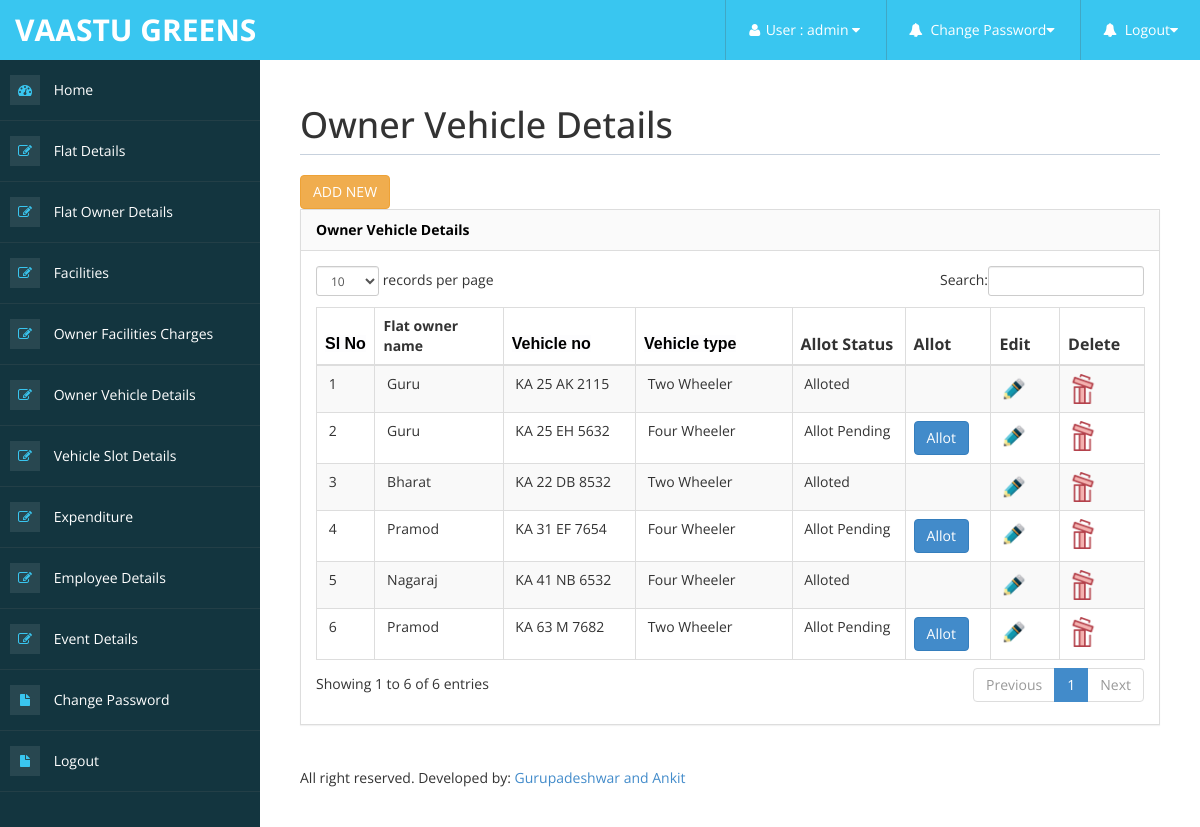
The page /admin/Owner_vehicle_details_view.php (signed in) on the database its author committed.
### tables this page shows
CREATE TABLE `owner_vehicle_details` (
  `Owner_vehicle_id` int(10) NOT NULL,
  `Flat_owner_id` int(10) NOT NULL,
  `Vehicle_no` varchar(15) NOT NULL,
  `Vehicle_type` varchar(20) NOT NULL,
  `allot_status` varchar(50) NOT NULL
);

CREATE TABLE `flat_owner_details` (
  `Flat_owner_id` int(10) NOT NULL,
  `Flat_owner_name` varchar(25) NOT NULL,
  `Flat_id` int(10) NOT NULL,
  `Address` varchar(25) NOT NULL,
  `contact_no` bigint(10) NOT NULL,
  `email_id` varchar(100) NOT NULL,
  `Aadhar_no` varchar(12) NOT NULL,
  `owner_occupation` varchar(25) NOT NULL,
  `DOB` date NOT NULL,
  `Gender` varchar(1) NOT NULL
);

### admin/Owner_vehicle_details_view.php (the view, shortened to what this page needs)
<!DOCTYPE html>
<html xmlns="http://www.w3.org/1999/xhtml">
<head>
<?php include('metadata.php');?>
<?php include('header.php');?>
<?php include('sidebar.php');?>
</head>
<body>
        <div id="page-wrapper" >
            <div id="page-inner">
			 <div class="row">
                    <div class="col-md-12">
                        <h1 class="page-header">
                             Owner Vehicle Details
                        </h1>
                    </div>
</div>
               <a href="Owner_vehicle_details_form.php" class="btn btn-warning btn" >ADD NEW</a>
            <div class="row">
                <div class="col-md-12">
                    <div class="panel panel-default">
                        <div class="panel-heading">
                              Owner Vehicle Details
                        </div>
                        <div class="panel-body">
                            <div class="table-responsive">
                                <table class="table table-striped table-bordered table-hover" id="dataTables-example">
                                    <thead>
    <tr>
      <th ><span style="color: rgb(0, 0, 0); font-family: sans-serif; font-size: medium; font-style: normal; font-variant-ligatures: normal; font-variant-caps: normal; font-weight: 700; letter-spacing: normal; orphans: 2; text-align: left; text-indent: 0px; text-transform: none; white-space: nowrap; widows: 2; word-spacing: 0px; -webkit-text-stroke-width: 0px; background-color: rgb(253, 253, 254); text-decoration-thickness: initial; text-decoration-style: initial; text-decoration-color: initial; display: inline !important; float: none;">Sl No</span></th>
      <th width="248">Flat owner name</th>
      <th width="202"><span style="color: rgb(0, 0, 0); font-family: sans-serif; font-size: medium; font-style: normal; font-variant-ligatures: normal; font-variant-caps: normal; font-weight: 700; letter-spacing: normal; orphans: 2; text-align: left; text-indent: 0px; text-transform: none; white-space: nowrap; widows: 2; word-spacing: 0px; -webkit-text-stroke-width: 0px; background-color: rgb(253, 253, 254); text-decoration-thickness: initial; text-decoration-style: initial; text-decoration-color: initial; display: inline !important; float: none;">Vehicle no</span></th>
      <th width="253"><span style="color: rgb(0, 0, 0); font-family: sans-serif; font-size: medium; font-style: normal; font-variant-ligatures: normal; font-variant-caps: normal; font-weight: 700; letter-spacing: normal; orphans: 2; text-align: left; text-indent: 0px; text-transform: none; white-space: nowrap; widows: 2; word-spacing: 0px; -webkit-text-stroke-width: 0px; background-color: rgb(253, 253, 254); text-decoration-thickness: initial; text-decoration-style: initial; text-decoration-color: initial; display: inline !important; float: none;">Vehicle type</span></th>
      <th width="104"><span class="style2">Allot&nbsp;Status</span></th>
	  <th width="104"><span class="style2">Allot</span></th>
	  <th width="104"><span class="style2">Edit</span></th>
      <th width="107"><span class="style2">Delete</span></th>
    </tr>
	</thead>
	<tbody>
    <?php
	include("../db_connect/db_connect.php");
	$sl_no=1;
	$sql="select * from owner_vehicle_details ov,flat_owner_details fd where ov.Flat_owner_id=fd.Flat_owner_id";
	$res=mysqli_query($conn,$sql);
	while($row=mysqli_fetch_array($res))
	{
	?>
	<tr>
       <td>&nbsp;<?php echo $sl_no++;?></td>
      <td>&nbsp;<?php echo $row['Flat_owner_name'];?></td>
      <td>&nbsp;<?php echo $row['Vehicle_no'];?></td>
      <td>&nbsp;<?php echo $row['Vehicle_type'];?></td>
	   <td>&nbsp;<?php echo $row['allot_status'];?></td>
      <td><?php if($row['allot_status']=='Allot Pending') {  ?><a href="vehicle_slot_details_form.php?Owner_vehicle_id=<?php echo $row['Owner_vehicle_id'];?>" class="btn btn-primary">Allot</a><?php } ?></td>
	  <td><a href="owner_vehicle_details_edit.php?Owner_vehicle_id=<?php echo $row['Owner_vehicle_id'];?>" ><img src="img/EDIT.png" width="30" height="30"</a></a></td>
      <td><a href="owner_vehicle_details_delete.php?Owner_vehicle_id=<?php echo $row['Owner_vehicle_id'];?>" ><img src="img/delete.png" width="30" height="30"</a></td>
	</tr>
	<?php
	}
	?>
	</tbody>
  </table>
</div>
                        </div>
                    </div>
                <?php include('footer.php');?>
			    </div>
</body>
</html>

### admin/assets/css/custom-styles.css (style rules this page uses)
body { font-family: 'Open Sans', sans-serif; }
#page-wrapper { padding: 15px 15px; min-height: 600px; background: #FFFFFF; }
#page-inner { width:100%; margin:10px 20px 10px 0px; background-color:transparent; padding:10px; min-height:1200px; }
h1, .h1, h2, .h2, h3, .h3 { margin-top: 7px; margin-bottom: -5px; }
.panel { border-radius:0px; }
.page-header { padding-bottom: 9px; margin: 10px 0 20px; border-bottom: 1px solid #C7D1DD; }
.panel-default > .panel-heading { color: #000; background-color: #FFFFFF; border-color: #ddd; font-weight:bold; background: #FAFAFA; }
@media (min-width:768px) { #page-wrapper { margin: 0 0 0 260px; padding: 15px 30px; min-height: 1200px; } }

### rows shown on the page
owner_vehicle_details: Flat_owner.Flat_owner_name "Guru", Vehicle_no "KA 25 AK 2115", Vehicle_type "Two Wheeler", allot_status "Alloted"
owner_vehicle_details: Flat_owner.Flat_owner_name "Guru", Vehicle_no "KA 25 EH 5632", Vehicle_type "Four Wheeler", allot_status "Allot Pending"
owner_vehicle_details: Flat_owner.Flat_owner_name "Bharat", Vehicle_no "KA 22 DB 8532", Vehicle_type "Two Wheeler", allot_status "Alloted"
owner_vehicle_details: Flat_owner.Flat_owner_name "Pramod", Vehicle_no "KA 31 EF 7654", Vehicle_type "Four Wheeler", allot_status "Allot Pending"
owner_vehicle_details: Flat_owner.Flat_owner_name "Nagaraj", Vehicle_no "KA 41 NB 6532", Vehicle_type "Four Wheeler", allot_status "Alloted"
owner_vehicle_details: Flat_owner.Flat_owner_name "Pramod", Vehicle_no "KA 63 M 7682", Vehicle_type "Two Wheeler", allot_status "Allot Pending"

### other values the page prints
$_SESSION['uname'] "admin"
